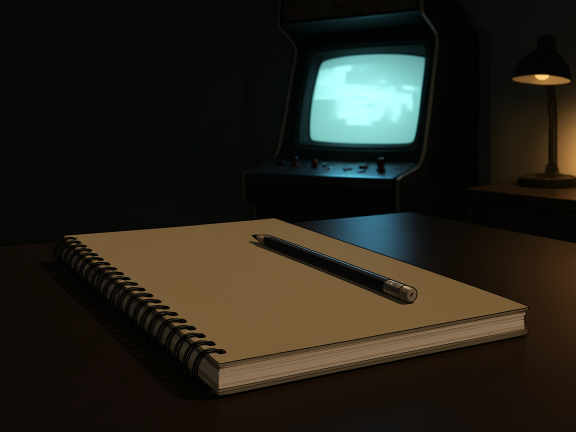
#> input picture slide-decks/img-gen/descartados/c10-base-v1-lapis-na-capa.png, 1152 x 864 px (shown at 1/2 size)
$ python corte-tempo.py --img descartados/c10-base-v1-lapis-na-capa.png --out out.png
#> lines starting #> are read from the running program, lines starting #| are printed output that depends on the picture; after the words box and inside, x2 and y2 are one past the last pixel; in counts of white or black regions, pixels touching at a corner belong together
#!/usr/bin/env python3
"""Rasga a cena ao meio e poe um relogio no rasgo: "mesmo personagem, dois tempos".

Por que por codigo: o que precisa ser legivel e a RELACAO (mesma pessoa, tempos diferentes),
e isso e estrutura, nao pintura. Um raio desenhado por difusao sai torto e nao alinha as duas
metades. Aqui as metades sao deslocadas de verdade e a junta e uma polilinha fixa (seed travada),
entao o corte e reproduzivel.

Uso:
  uv run --with pillow python img-gen/corte-tempo.py --img in.png --out out.png
"""
import argparse
import random

from PIL import Image, ImageDraw, ImageFilter

ap = argparse.ArgumentParser()
ap.add_argument("--img", required=True)
ap.add_argument("--out", required=True)
ap.add_argument("--raio", type=int, default=52, help="raio do relogio em px")
ap.add_argument("--desloca", type=int, default=9, help="quanto as metades se afastam")
ap.add_argument("--girar", type=float, default=0.0, help="graus de inclinacao de cada metade")
ap.add_argument("--seed", type=int, default=7)
ap.add_argument("--sem-relogio", action="store_true")
a = ap.parse_args()

base = Image.open(a.img).convert("RGBA")
#> base is the input picture: PIL image 1152x864 RGBA; mean R, G, B, A 36.4, 33.9, 25.4, 254.9
RESAMPLE = getattr(getattr(Image, "Resampling", Image), "BICUBIC")
W, H = base.size
#> W = 1152; H = 864

# ---- junta: caminho serrilhado do topo ao fundo ----
random.seed(a.seed)
passo = 46
junta = [(W // 2, 0)]
#> junta = [(576, 0)]
y = 0
lado = 1
while y < H:
    y = min(H, y + passo)
    desvio = random.randint(4, 17) * lado
    lado = -lado
    x = max(40, min(W - 40, junta[-1][0] + desvio))
    junta.append((x, y))

# ---- mascaras das duas metades ----
# ordem importa: junta (topo->fundo) + canto inferior direito + canto superior direito.
# invertido, o poligono se auto-intersecta e o PIL fatia uma cunha na diagonal.
mascara_d = Image.new("L", (W, H), 0)
#> mascara_d: PIL image 1152x864 L; every value is 0
ImageDraw.Draw(mascara_d).polygon(junta + [(W, H), (W, 0)], fill=255)
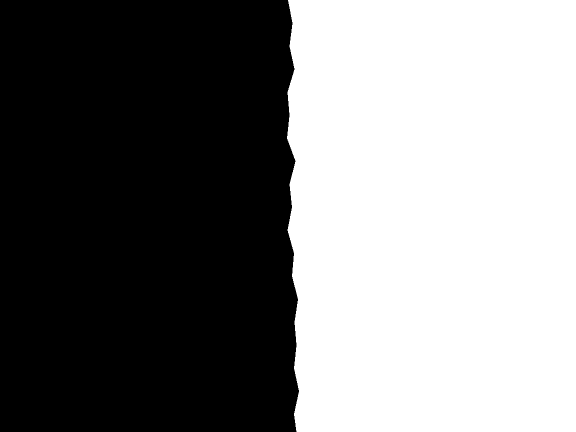
#> mascara_d: PIL image 1152x864 L (shown at 1/2 size); 49.2% white; 1 white region, box (x1, y1, x2, y2) and area: (574, 0, 1152, 864) 489786
mascara_e = mascara_d.point(lambda v: 255 - v)

d = a.desloca
giro = (W // 2, H // 2)
#> giro = (576, 432)
fonte_e = base.rotate(-a.girar, center=giro, resample=RESAMPLE) if a.girar else base
fonte_d = base.rotate(a.girar, center=giro, resample=RESAMPLE) if a.girar else base
metade_e = Image.new("RGBA", (W, H), (0, 0, 0, 0))
#> metade_e: PIL image 1152x864 RGBA; every value is 0
metade_e.paste(fonte_e, (-d // 2, -d // 3))
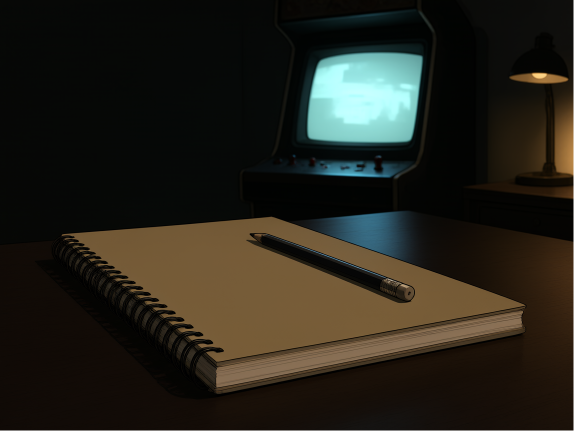
#> metade_e: PIL image 1152x864 RGBA (shown at 1/2 size); mean R, G, B, A 36.3, 33.8, 25.3, 252.9; transparent parts drawn white
metade_d = Image.new("RGBA", (W, H), (0, 0, 0, 0))
metade_d.paste(fonte_d, (d - d // 2, d - d // 3))
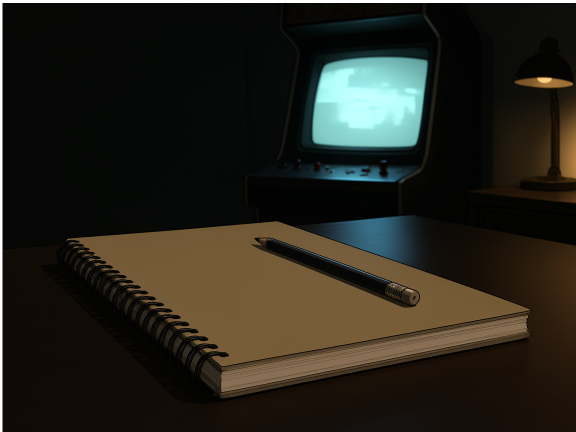
#> metade_d: PIL image 1152x864 RGBA (shown at 1/2 size); mean R, G, B, A 36, 33.6, 25.2, 252; transparent parts drawn white

# fundo do vao: quase preto azulado, para o rasgo nao ficar transparente
fundo = Image.new("RGBA", (W, H), (11, 12, 20, 255))
fundo.paste(metade_e, (0, 0), mascara_e)
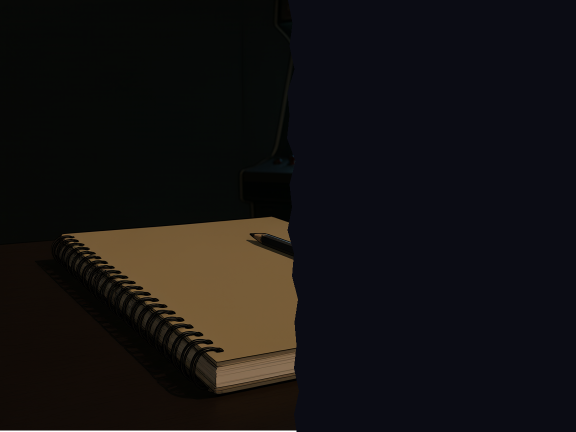
#> fundo: PIL image 1152x864 RGBA (shown at 1/2 size); mean R, G, B, A 19.7, 17.6, 17.4, 254.5; transparent parts drawn white
fundo.paste(metade_d, (0, 0), mascara_d)

# ---- o raio na junta: contorno preto grosso + nucleo claro ----
raio = Image.new("RGBA", (W, H), (0, 0, 0, 0))
dr = ImageDraw.Draw(raio)
dr.line(junta, fill=(8, 8, 12, 255), width=13, joint="curve")
dr.line(junta, fill=(246, 243, 232, 255), width=6, joint="curve")
brilho = raio.filter(ImageFilter.GaussianBlur(9))
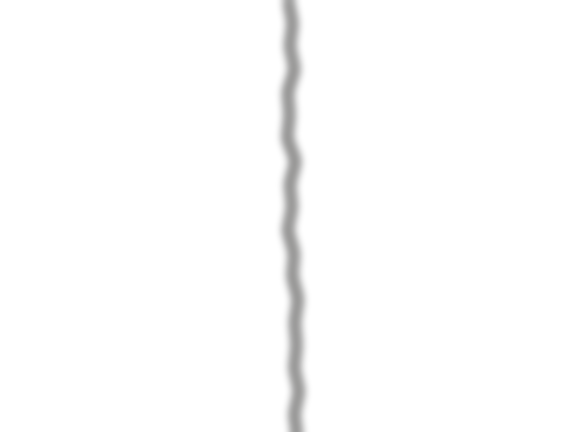
#> brilho: PIL image 1152x864 RGBA (shown at 1/2 size); mean R, G, B, A 1.4, 1.4, 1.3, 3; transparent parts drawn white
halo = Image.new("RGBA", (W, H), (0, 0, 0, 0))
halo.paste(Image.new("RGBA", (W, H), (255, 236, 200)), (0, 0), brilho)
fundo = Image.alpha_composite(fundo, halo)
fundo = Image.alpha_composite(fundo, raio)

# ---- relogio no rasgo ----
if not a.sem_relogio:
    cx, cy = W // 2, int(H * 0.46)
#> cx = 576; cy = 397
    r = a.raio
    rel = Image.new("RGBA", (W, H), (0, 0, 0, 0))
    dl = ImageDraw.Draw(rel)
    sombra = Image.new("RGBA", (W, H), (0, 0, 0, 0))
    ImageDraw.Draw(sombra).ellipse([cx - r - 6, cy - r + 4, cx + r + 6, cy + r + 16],
                                   fill=(0, 0, 0, 140))
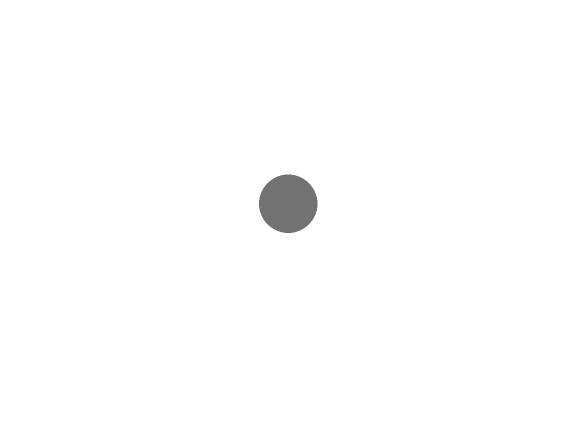
#> sombra: PIL image 1152x864 RGBA (shown at 1/2 size); mean R, G, B, A 0, 0, 0, 1.5; transparent parts drawn white
    rel = Image.alpha_composite(rel, sombra.filter(ImageFilter.GaussianBlur(7)))
    dl = ImageDraw.Draw(rel)
    dl.ellipse([cx - r, cy - r, cx + r, cy + r], fill=(245, 240, 228, 255),
               outline=(8, 8, 12, 255), width=6)
    dl.ellipse([cx - r + 12, cy - r + 12, cx + r - 12, cy + r - 12],
               outline=(120, 112, 104, 255), width=2)
    # 12 marcas, sem numeral: relogio analógico, nenhuma letra inventada
    import math
    for k in range(12):
        ang = math.radians(k * 30)
        r1 = r - 14
        r2 = r - (22 if k % 3 == 0 else 18)
        dl.line([cx + r1 * math.sin(ang), cy - r1 * math.cos(ang),
                 cx + r2 * math.sin(ang), cy - r2 * math.cos(ang)],
                fill=(8, 8, 12, 255), width=4 if k % 3 == 0 else 2)
    # ponteiros: horas e minutos em posicoes distintas, sem numeros
    for ang_graus, comp, larg in ((0, 0.55, 7), (72, 0.80, 4)):
        ang = math.radians(ang_graus)
        dl.line([cx, cy, cx + comp * r * math.sin(ang), cy - comp * r * math.cos(ang)],
                fill=(8, 8, 12, 255), width=larg + 3)
        dl.line([cx, cy, cx + comp * r * math.sin(ang), cy - comp * r * math.cos(ang)],
                fill=(214, 62, 48, 255) if larg < 6 else (30, 30, 36, 255), width=larg)
#> this loop made 2 passes
#> ang on passes 1 to 2: 0, 1.26
    dl.ellipse([cx - 7, cy - 7, cx + 7, cy + 7], fill=(214, 62, 48, 255),
               outline=(8, 8, 12, 255), width=3)
    fundo = Image.alpha_composite(fundo, rel)

fundo.convert("RGB").save(a.out, quality=95)
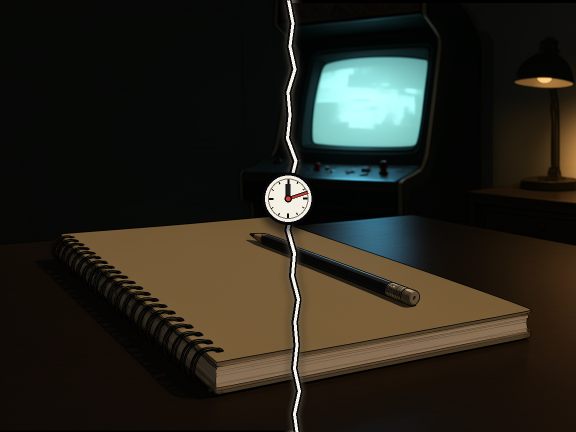
#> saved as out.png: PIL image 1152x864 RGB (shown at 1/2 size); mean R, G, B 38.5, 36.1, 27.8
print("ok %s  junta=%d pontos  desloca=%d" % (a.out, len(junta), a.desloca))
#| ok out.png  junta=20 pontos  desloca=9

$ run again, on slide-decks/img-gen/descartados/c10-fecho-v2-interrogacao-codigo.png
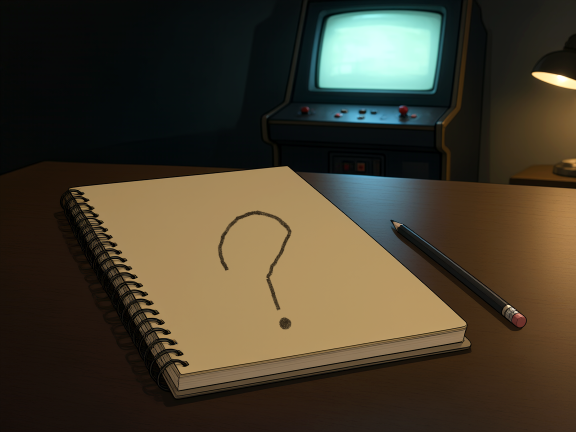
#> input picture slide-decks/img-gen/descartados/c10-fecho-v2-interrogacao-codigo.png, 1152 x 864 px (shown at 1/2 size)
#> mascara_e: PIL image 1152x864 L; 50.8% white; 1 black region, box (x1, y1, x2, y2) and area: (574, 0, 1152, 864) 489786
#> `fundo.paste(metade_d, (0, 0), mascara_d)`:
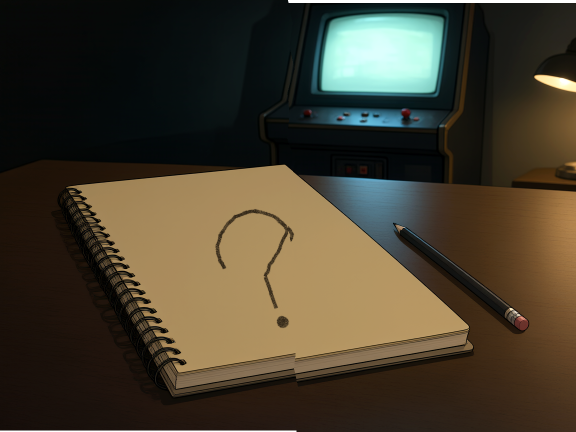
#> fundo: PIL image 1152x864 RGBA (shown at 1/2 size); mean R, G, B, A 68.6, 60.9, 44.7, 253.7; transparent parts drawn white
#> the loop `for ang_graus, comp, larg in ((0, 0.55, 7), (72, 0.80, 4)):` made 2 passes
#> ang on passes 1 to 2: 0, 1.26
#> `fundo.convert("RGB").save(a.out, quality=95)`:
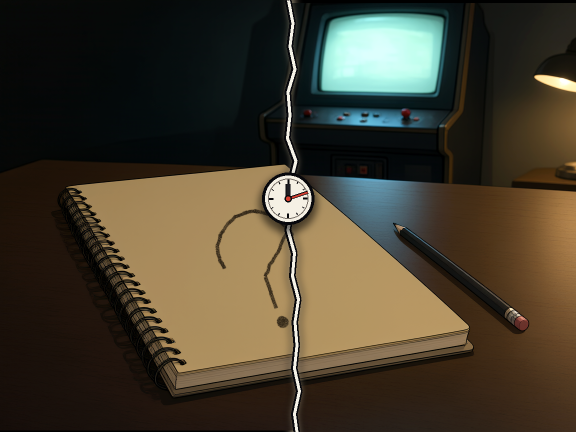
#> saved as out.png: PIL image 1152x864 RGB (shown at 1/2 size); mean R, G, B 68.8, 61.5, 45.9
#| ok out.png  junta=20 pontos  desloca=9

$ run again, on slide-decks/img-gen/descartados/c10-fecho-v3-interrogacao-flux.png
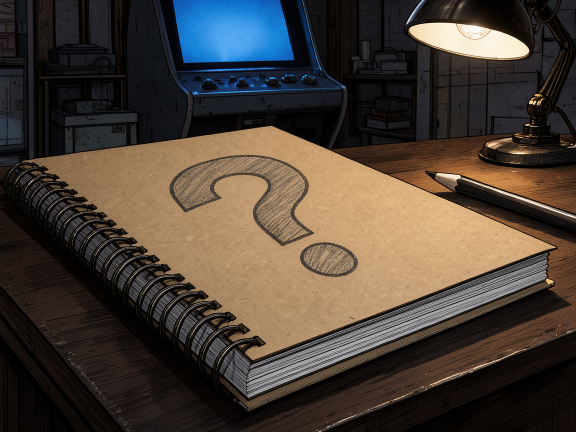
#> input picture slide-decks/img-gen/descartados/c10-fecho-v3-interrogacao-flux.png, 1152 x 864 px (shown at 1/2 size)
#> mascara_e: PIL image 1152x864 L; 50.8% white; 1 black region, box (x1, y1, x2, y2) and area: (574, 0, 1152, 864) 489786
#> `fundo.paste(metade_d, (0, 0), mascara_d)`:
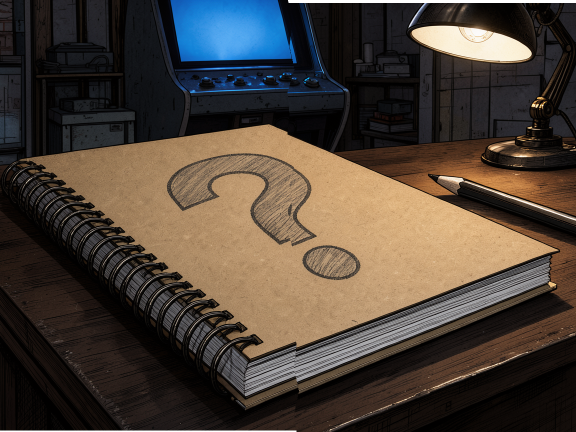
#> fundo: PIL image 1152x864 RGBA (shown at 1/2 size); mean R, G, B, A 74, 63.8, 54.7, 253.7; transparent parts drawn white
#> the loop `for ang_graus, comp, larg in ((0, 0.55, 7), (72, 0.80, 4)):` made 2 passes
#> ang on passes 1 to 2: 0, 1.26
#> `fundo.convert("RGB").save(a.out, quality=95)`:
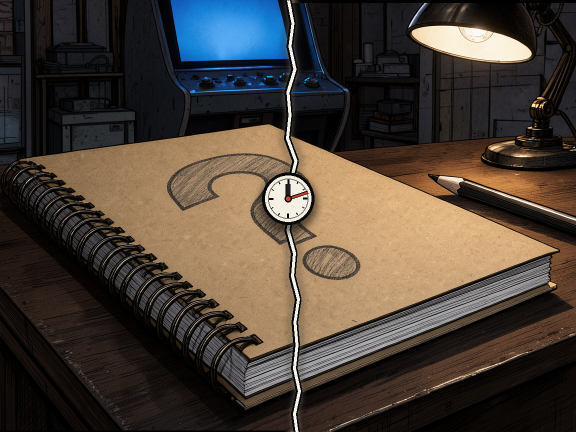
#> saved as out.png: PIL image 1152x864 RGB (shown at 1/2 size); mean R, G, B 74, 64.2, 55.4
#| ok out.png  junta=20 pontos  desloca=9
